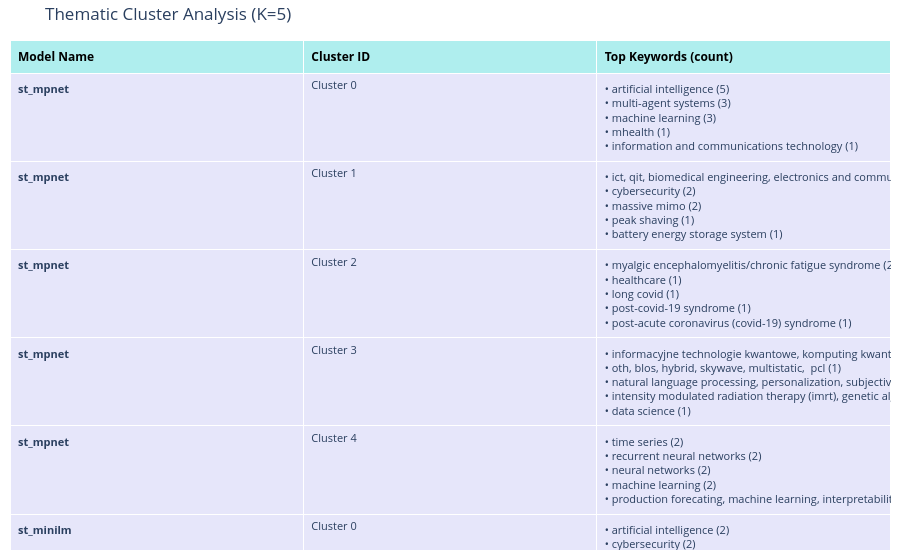

Notebook cell for this chart:
### Code cell
generate_keywords_table(models_to_test, embeddings_dict, articles, k=5)

### Figure 1 — Plotly figure (JSON) as saved in the notebook; plotly's stock layout.template omitted (floating-point values rounded to 4 significant figures)
{"data": [{"cells": {"align": "left", "fill": {"color": "lavender"}, "font": {"size": 11}, "height": 30, "values": [["<b>st_mpnet</b>", "<b>st_mpnet</b>", "<b>st_mpnet</b>", "<b>st_mpnet</b>", "<b>st_mpnet</b>", "<b>st_minilm</b>", "<b>st_minilm</b>", "<b>st_minilm</b>", "<b>st_minilm</b>", "<b>st_minilm</b>", "<b>st_labse</b>", "<b>st_labse</b>", "<b>st_labse</b>", "<b>st_labse</b>", "<b>st_labse</b>", "<b>fasttext</b>", "<b>fasttext</b>", "<b>fasttext</b>", "<b>fasttext</b>", "<b>fasttext</b>", "<b>glove</b>", "<b>glove</b>", "<b>glove</b>", "<b>glove</b>", "<b>glove</b>"], ["Cluster 0", "Cluster 1", "Cluster 2", "Cluster 3", "Cluster 4", "Cluster 0", "Cluster 1", "Cluster 2", "Cluster 3", "Cluster 4", "Cluster 0", "Cluster 1", "Cluster 2", "Cluster 3", "Cluster 4", "Cluster 0", "Cluster 1", "Cluster 2", "Cluster 3", "Cluster 4", "Cluster 0", "Cluster 1", "Cluster 2", "Cluster 3", "Cluster 4"], ["• artificial intelligence (5)<br>• multi-agent systems (3)<br>• machine learning (3)<br>• mhealth (1)<br>• information and communications technology (1)", "• ict, qit, biomedical engineering, electronics and communications engineering, sensors, quantum machine learning, quantum internet, quantum computing, cybersecurity, quantum networks, quantum sensors (3)<br>• cybersecurity (2)<br>• massive mimo (2)<br>• peak shaving (1)<br>• battery energy storage system (1)", "• myalgic encephalomyelitis/chronic fatigue syndrome (2)<br>• healthcare (1)<br>• long covid (1)<br>• post-covid-19 syndrome (1)<br>• post-acute coronavirus (covid-19) syndrome (1)", "• informacyjne technologie kwantowe, komputing kwantowy, procesory kwantowe, telekomunikacja kwantowa, sieci kwantowe, metrologia kwantowa, czujniki kwantowe, algorytmy kwantowe (1)<br>• oth, blos, hybrid, skywave, multistatic,  pcl (1)<br>• natural language processing, personalization, subjectivity, annotator bias, annotator representation, data acquisition (1)<br>• intensity modulated radiation therapy (imrt), genetic algorithms, generalized\nequivalent uniform dose (geud), multi-objective optimization, bi-level optimization. (1)<br>• data science (1)", "• time series (2)<br>• recurrent neural networks (2)<br>• neural networks (2)<br>• machine learning (2)<br>• production forecating, machine learning, interpretability, human experience, bayesian neural networks, physics-informed neural networks (1)", "• artificial intelligence (2)<br>• cybersecurity (2)<br>• multi-agent systems (2)<br>• mhealth (1)<br>• information and communications technology (1)", "• myalgic encephalomyelitis/chronic fatigue syndrome (2)<br>• healthcare (1)<br>• long covid (1)<br>• post-covid-19 syndrome (1)<br>• post-acute coronavirus (covid-19) syndrome (1)", "• ict, qit, biomedical engineering, electronics and communications engineering, sensors, quantum machine learning, quantum internet, quantum computing, cybersecurity, quantum networks, quantum sensors (3)<br>• machine learning (2)<br>• batteries (2)<br>• massive mimo (2)<br>• scheduling (2)", "• machine learning (6)<br>• neural networks (3)<br>• artificial intelligence (2)<br>• transformers (2)<br>• reinforcement learning (2)", "• rozpoznawanie aktywności ludzkiej, przetwarzanie wideo, sieci\nneuronowe (1)<br>• entropy compression, nonrepetitive sequence (1)<br>• informacyjne technologie kwantowe, komputing kwantowy, procesory kwantowe, telekomunikacja kwantowa, sieci kwantowe, metrologia kwantowa, czujniki kwantowe, algorytmy kwantowe (1)<br>• natural language processing, personalization, subjectivity, annotator bias, annotator representation, data acquisition (1)<br>• artography of building interiors, artificial intelligence, space descriptions, nlp, navigation (1)", "• artificial intelligence (3)<br>• multi-agent systems (2)<br>• artography of building interiors, artificial intelligence, space descriptions, nlp, navigation (1)<br>• aggregated precedence graphs, packing sequence, pallet loading, robot packing, topological sort (1)<br>• abstract visual reasoning (1)", "• ict, qit, biomedical engineering, electronics and communications engineering, sensors, quantum machine learning, quantum internet, quantum computing, cybersecurity, quantum networks, quantum sensors (3)<br>• massive mimo (2)<br>• peak shaving (1)<br>• battery energy storage system (1)<br>• power railway network (1)", "• myalgic encephalomyelitis/chronic fatigue syndrome (1)<br>• healthcare (1)<br>• long covid (1)<br>• post-covid-19 syndrome (1)<br>• post-acute coronavirus (covid-19) syndrome (1)", "• machine learning (4)<br>• reinforcement learning (2)<br>• artificial intelligence (2)<br>• neural networks (2)<br>• mhealth (1)", "• time series (2)<br>• machine learning (2)<br>• production forecating, machine learning, interpretability, human experience, bayesian neural networks, physics-informed neural networks (1)<br>• diagnosis test selection, structural analysis, system decomposition, communication and privacy constraints, distributed diagnosis (1)<br>• ctcf, 3d genome, deep neural networks, cis-regulatory element, ctcf-mediated loop (1)", "• multi-agent systems (2)<br>• abstract visual reasoning (1)<br>• deep learning (1)<br>• raven's progressive matrices (1)<br>• elliott wave principle (1)", "• machine learning (3)<br>• ict, qit, biomedical engineering, electronics and communications engineering, sensors, quantum machine learning, quantum internet, quantum computing, cybersecurity, quantum networks, quantum sensors (3)<br>• myalgic encephalomyelitis/chronic fatigue syndrome (2)<br>• artificial intelligence (2)<br>• massive mimo (2)", "• rozpoznawanie aktywności ludzkiej, przetwarzanie wideo, sieci\nneuronowe (1)<br>• informacyjne technologie kwantowe, komputing kwantowy, procesory kwantowe, telekomunikacja kwantowa, sieci kwantowe, metrologia kwantowa, czujniki kwantowe, algorytmy kwantowe (1)<br>• wirtualne zapory sieciowe, wirtualizacja funkcji sieciowych, orkiestracja, optymalizacja, programowanie liniowe (1)<br>• rozpoznawanie treści pornograficznych w wideo, rozpoznawanie\naktywności ludzkiej, przetwarzanie wideo, sieci neuronowe (1)<br>• telekomunikacja światłowodowa, telekomunikacja optyczna, światłowody telekomunikacyjne, fotonika, optoelektronika (1)", "• machine learning (5)<br>• transformers (2)<br>• deep learning for visual perception, semantic segmentation, 3d\nlidar, robotic perception (1)<br>• space vehicles, passive radar, surveillance, radio transmitters, low earth orbit satellites, receivers, object detection, extraterrestrial measurements, arrays, antenna arrays (1)<br>• passive radar, measurement errors, target tracking, radar detection, machine learning, artificial neural networks, radar tracking, reliability (1)", "• intensity modulated radiation therapy (imrt), genetic algorithms, generalized\nequivalent uniform dose (geud), multi-objective optimization, bi-level optimization. (1)<br>• immunohistochemistry (1)<br>• lymph node metastases (1)<br>• merkel cell carcinoma (1)<br>• analiza danych, dane kierunkowe, statystyka (1)", "• rozpoznawanie aktywności ludzkiej, przetwarzanie wideo, sieci\nneuronowe (1)<br>• informacyjne technologie kwantowe, komputing kwantowy, procesory kwantowe, telekomunikacja kwantowa, sieci kwantowe, metrologia kwantowa, czujniki kwantowe, algorytmy kwantowe (1)<br>• wirtualne zapory sieciowe, wirtualizacja funkcji sieciowych, orkiestracja, optymalizacja, programowanie liniowe (1)<br>• rozpoznawanie treści pornograficznych w wideo, rozpoznawanie\naktywności ludzkiej, przetwarzanie wideo, sieci neuronowe (1)<br>• telekomunikacja światłowodowa, telekomunikacja optyczna, światłowody telekomunikacyjne, fotonika, optoelektronika (1)", "• machine learning (8)<br>• artificial intelligence (4)<br>• multi-agent systems (3)<br>• ict, qit, biomedical engineering, electronics and communications engineering, sensors, quantum machine learning, quantum internet, quantum computing, cybersecurity, quantum networks, quantum sensors (3)<br>• neural networks (3)", "• intensity modulated radiation therapy (imrt), genetic algorithms, generalized\nequivalent uniform dose (geud), multi-objective optimization, bi-level optimization. (1)<br>• artificial intelligence (1)", "", "• covid-19/complications, fatigue syndrome, chronic, post-acute covid-19 syndrome (1)"]]}, "header": {"align": "left", "fill": {"color": "paleturquoise"}, "font": {"color": "black", "size": 12}, "values": ["<b>Model Name</b>", "<b>Cluster ID</b>", "<b>Top Keywords (count)</b>"]}, "type": "table"}], "layout": {"margin": {"b": 10, "l": 10, "r": 10, "t": 40}, "title": {"text": "Thematic Cluster Analysis (K=5)"}}}
